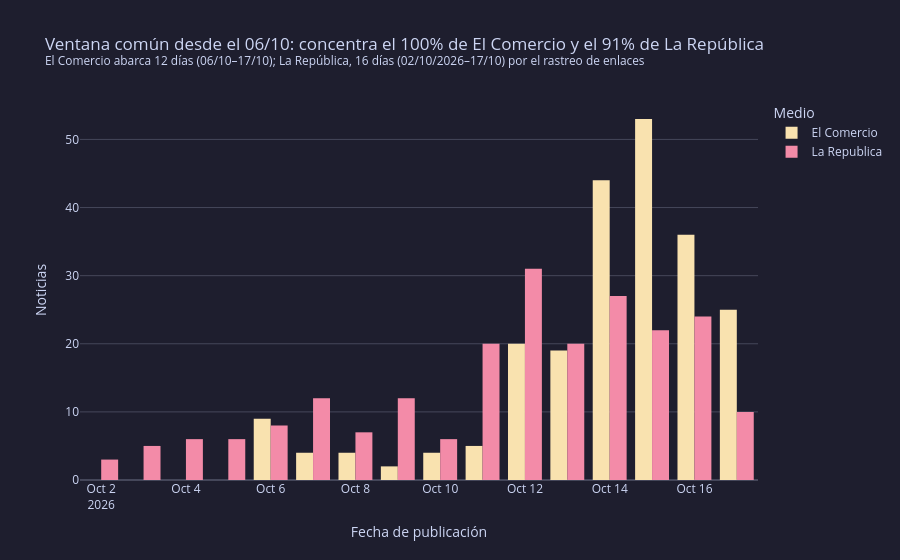

The cell this chart's notebook holds for it:
### Code cell
rango = df.groupby("medio")["fecha_dt"].agg(["min", "max", "count"])
rango["dias"] = (rango["max"] - rango["min"]).dt.days + 1
ec, lr = rango.loc["El Comercio"], rango.loc["La Republica"]
inicio_comun = max(ec["min"], lr["min"])
en_ventana = (df["fecha_dt"] >= inicio_comun).groupby(df["medio"]).mean()

fig2 = px.histogram(
    df, x="fecha_dt", color="medio", barmode="group", color_discrete_map=COLORES_MEDIO,
    labels={"fecha_dt": "Fecha de publicación", "medio": "Medio"},
    title=(f"Ventana común desde el {inicio_comun:%d/%m}: concentra el {en_ventana['El Comercio']:.0%} de El Comercio "
           f"y el {en_ventana['La Republica']:.0%} de La República"
           f"<br><sup>El Comercio abarca {ec['dias']} días ({ec['min']:%d/%m}–{ec['max']:%d/%m}); "
           f"La República, {lr['dias']} días ({lr['min']:%d/%m/%Y}–{lr['max']:%d/%m}) por el rastreo de enlaces</sup>"),
)
fig2.update_layout(yaxis_title="Noticias")
fig2.show()
display(rango[["min", "max", "dias", "count"]])

### Figure 1 — Plotly figure (JSON) as saved in the notebook; plotly's stock layout.template omitted (floating-point values rounded to 4 significant figures; data arrays with more than 128 entries replaced by an {"elided": "..."} marker saying what was removed)
{"data": [{"alignmentgroup": "True", "bingroup": "x", "hovertemplate": "Medio=El Comercio<br>Fecha de publicación=%{x}<br>count=%{y}<extra></extra>", "legendgroup": "El Comercio", "marker": {"color": "#f9e2af", "pattern": {"shape": ""}}, "name": "El Comercio", "offsetgroup": "El Comercio", "orientation": "v", "showlegend": true, "type": "histogram", "x": {"elided": "225 str values"}, "xaxis": "x", "yaxis": "y"}, {"alignmentgroup": "True", "bingroup": "x", "hovertemplate": "Medio=La Republica<br>Fecha de publicación=%{x}<br>count=%{y}<extra></extra>", "legendgroup": "La Republica", "marker": {"color": "#f38ba8", "pattern": {"shape": ""}}, "name": "La Republica", "offsetgroup": "La Republica", "orientation": "v", "showlegend": true, "type": "histogram", "x": {"elided": "219 str values"}, "xaxis": "x", "yaxis": "y"}], "layout": {"barmode": "group", "legend": {"title": {"text": "Medio"}, "tracegroupgap": 0}, "title": {"text": "Ventana común desde el 06/10: concentra el 100% de El Comercio y el 91% de La República<br><sup>El Comercio abarca 12 días (06/10–17/10); La República, 16 días (02/10/2026–17/10) por el rastreo de enlaces</sup>"}, "xaxis": {"anchor": "y", "domain": [0.0, 1.0], "title": {"text": "Fecha de publicación"}}, "yaxis": {"anchor": "x", "domain": [0.0, 1.0], "title": {"text": "Noticias"}}}}
